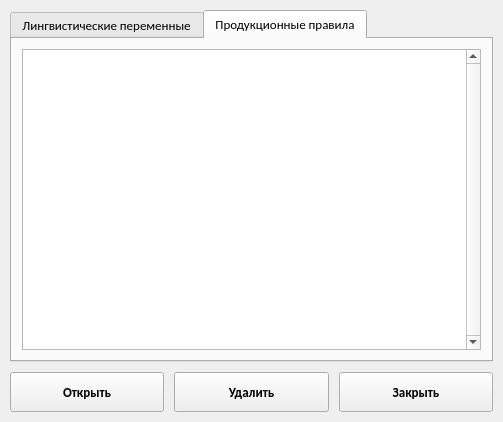
<?xml version="1.0" encoding="UTF-8"?>
<ui version="4.0">
 <class>dictionary_window</class>
 <widget class="QWidget" name="dictionary_window">
  <property name="geometry">
   <rect>
    <x>0</x>
    <y>0</y>
    <width>503</width>
    <height>422</height>
   </rect>
  </property>
  <property name="sizePolicy">
   <sizepolicy hsizetype="Preferred" vsizetype="Preferred">
    <horstretch>0</horstretch>
    <verstretch>0</verstretch>
   </sizepolicy>
  </property>
  <property name="maximumSize">
   <size>
    <width>16777215</width>
    <height>16777215</height>
   </size>
  </property>
  <property name="font">
   <font>
    <family>Calibri</family>
    <pointsize>10</pointsize>
   </font>
  </property>
  <property name="windowTitle">
   <string>Словарь</string>
  </property>
  <layout class="QVBoxLayout" name="verticalLayout">
   <property name="spacing">
    <number>10</number>
   </property>
   <property name="leftMargin">
    <number>10</number>
   </property>
   <property name="topMargin">
    <number>10</number>
   </property>
   <property name="rightMargin">
    <number>10</number>
   </property>
   <property name="bottomMargin">
    <number>10</number>
   </property>
   <item>
    <widget class="QTabWidget" name="tabWidget">
     <property name="currentIndex">
      <number>1</number>
     </property>
     <widget class="QWidget" name="tab_lp">
      <attribute name="title">
       <string>Лингвистические переменные</string>
      </attribute>
      <layout class="QVBoxLayout" name="verticalLayout_2">
       <property name="spacing">
        <number>10</number>
       </property>
       <property name="leftMargin">
        <number>10</number>
       </property>
       <property name="topMargin">
        <number>10</number>
       </property>
       <property name="rightMargin">
        <number>10</number>
       </property>
       <property name="bottomMargin">
        <number>10</number>
       </property>
       <item>
        <widget class="QListWidget" name="list_lp">
         <property name="minimumSize">
          <size>
           <width>0</width>
           <height>0</height>
          </size>
         </property>
         <property name="maximumSize">
          <size>
           <width>16777215</width>
           <height>16777215</height>
          </size>
         </property>
         <property name="verticalScrollBarPolicy">
          <enum>Qt::ScrollBarAlwaysOn</enum>
         </property>
        </widget>
       </item>
      </layout>
     </widget>
     <widget class="QWidget" name="tab_pp">
      <attribute name="title">
       <string>Продукционные правила</string>
      </attribute>
      <layout class="QVBoxLayout" name="verticalLayout_3">
       <property name="spacing">
        <number>10</number>
       </property>
       <property name="leftMargin">
        <number>10</number>
       </property>
       <property name="topMargin">
        <number>10</number>
       </property>
       <property name="rightMargin">
        <number>10</number>
       </property>
       <property name="bottomMargin">
        <number>10</number>
       </property>
       <item>
        <widget class="QListWidget" name="list_pp">
         <property name="minimumSize">
          <size>
           <width>0</width>
           <height>0</height>
          </size>
         </property>
         <property name="maximumSize">
          <size>
           <width>16777215</width>
           <height>16777215</height>
          </size>
         </property>
         <property name="verticalScrollBarPolicy">
          <enum>Qt::ScrollBarAlwaysOn</enum>
         </property>
        </widget>
       </item>
      </layout>
     </widget>
    </widget>
   </item>
   <item>
    <layout class="QHBoxLayout" name="horizontalLayout">
     <property name="spacing">
      <number>10</number>
     </property>
     <item>
      <widget class="QPushButton" name="button_open">
       <property name="minimumSize">
        <size>
         <width>100</width>
         <height>40</height>
        </size>
       </property>
       <property name="font">
        <font>
         <weight>75</weight>
         <bold>true</bold>
        </font>
       </property>
       <property name="cursor">
        <cursorShape>PointingHandCursor</cursorShape>
       </property>
       <property name="text">
        <string>Открыть</string>
       </property>
       <property name="iconSize">
        <size>
         <width>24</width>
         <height>24</height>
        </size>
       </property>
      </widget>
     </item>
     <item>
      <widget class="QPushButton" name="button_delete">
       <property name="minimumSize">
        <size>
         <width>100</width>
         <height>40</height>
        </size>
       </property>
       <property name="font">
        <font>
         <weight>75</weight>
         <bold>true</bold>
        </font>
       </property>
       <property name="cursor">
        <cursorShape>PointingHandCursor</cursorShape>
       </property>
       <property name="text">
        <string>Удалить</string>
       </property>
       <property name="iconSize">
        <size>
         <width>24</width>
         <height>24</height>
        </size>
       </property>
      </widget>
     </item>
     <item>
      <widget class="QPushButton" name="button_exit">
       <property name="minimumSize">
        <size>
         <width>100</width>
         <height>40</height>
        </size>
       </property>
       <property name="font">
        <font>
         <weight>75</weight>
         <bold>true</bold>
        </font>
       </property>
       <property name="cursor">
        <cursorShape>PointingHandCursor</cursorShape>
       </property>
       <property name="text">
        <string>Закрыть</string>
       </property>
       <property name="iconSize">
        <size>
         <width>24</width>
         <height>24</height>
        </size>
       </property>
      </widget>
     </item>
    </layout>
   </item>
  </layout>
 </widget>
 <resources/>
 <connections/>
</ui>
